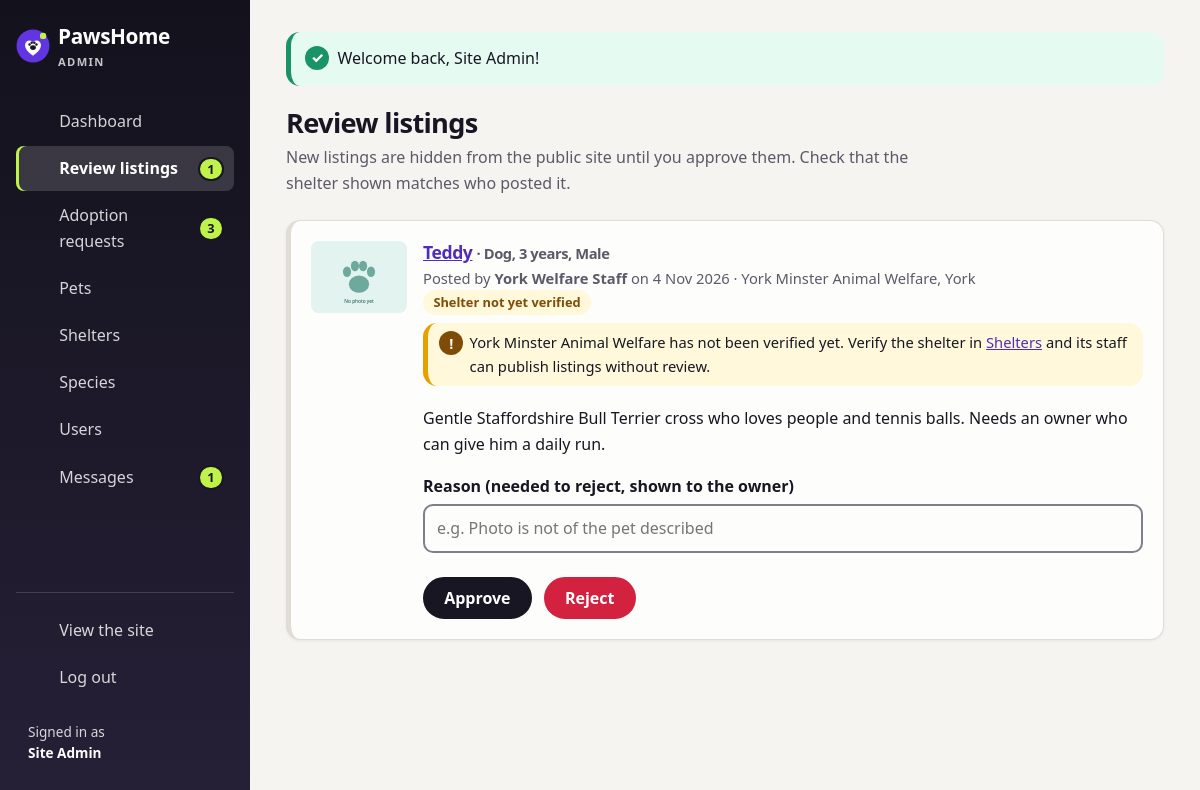
The page /admin/approvals.php (signed in) on the database its author committed.
### tables this page shows
CREATE TABLE user (
    id INT NOT NULL AUTO_INCREMENT,
    name VARCHAR(100) NOT NULL,
    email VARCHAR(255) NOT NULL,
    password VARCHAR(255) NOT NULL,
    role ENUM('member', 'admin') NOT NULL DEFAULT 'member',
    shelterid INT NULL,               
    datejoined DATE NOT NULL,
    PRIMARY KEY (id),
    UNIQUE KEY (email)
);

CREATE TABLE pet (
    id INT NOT NULL AUTO_INCREMENT,
    name VARCHAR(50) NOT NULL,
    age INT NOT NULL,
    gender ENUM('Male', 'Female') NOT NULL,
    description TEXT NOT NULL,
    image VARCHAR(255) NULL,
    imagecredit VARCHAR(255) NULL,    
    imagesource VARCHAR(500) NULL,    
    breed VARCHAR(80) NULL,
    size ENUM('Small', 'Medium', 'Large') NOT NULL DEFAULT 'Medium',
    energy ENUM('Low', 'Medium', 'High') NOT NULL DEFAULT 'Medium',
    vaccinated TINYINT(1) NOT NULL DEFAULT 0,        
    neutered TINYINT(1) NOT NULL DEFAULT 0,
    healthnotes VARCHAR(500) NULL,                   
    goodwithkids TINYINT(1) NOT NULL DEFAULT 0,
    goodwithdogs TINYINT(1) NOT NULL DEFAULT 0,
    goodwithcats TINYINT(1) NOT NULL DEFAULT 0,
    apartmentok TINYINT(1) NOT NULL DEFAULT 0,       
    status ENUM('Available', 'Reserved', 'Adopted') NOT NULL DEFAULT 'Available',
     
    approval ENUM('Pending', 'Approved', 'Rejected') NOT NULL DEFAULT 'Pending',
    reviewnote VARCHAR(255) NULL,     
    dateadded DATE NOT NULL,
    speciesid INT NOT NULL,
    shelterid INT NULL,               
    city VARCHAR(100) NULL,           
    userid INT NULL,
    PRIMARY KEY (id),
    FOREIGN KEY (speciesid) REFERENCES species (id) ON DELETE RESTRICT,
    FOREIGN KEY (shelterid) REFERENCES shelter (id) ON DELETE RESTRICT,
    FOREIGN KEY (userid) REFERENCES user (id) ON DELETE SET NULL
);

CREATE TABLE species (
    id INT NOT NULL AUTO_INCREMENT,
    name VARCHAR(50) NOT NULL,
    PRIMARY KEY (id),
    UNIQUE KEY (name)
);

CREATE TABLE shelter (
    id INT NOT NULL AUTO_INCREMENT,
    name VARCHAR(100) NOT NULL,
    city VARCHAR(100) NOT NULL,
    email VARCHAR(255) NOT NULL,
    phone VARCHAR(30) NOT NULL,
    verified TINYINT(1) NOT NULL DEFAULT 0,    
    PRIMARY KEY (id)
);

### admin/approvals.php (called while the page is built, shortened)
<?php
include '../includes/Functions.php';
requireAdmin();
try {
	include '../includes/DatabaseConnection.php';
	include '../includes/DatabaseFunctions.php';
	$output = loadTemplate('admin/approvals.html.php', ['pets' => pendingPets($pdo)]);
} catch (PDOException $e) {
	$title = 'An error has occurred';
	$output = loadTemplate('error.html.php', ['message' => 'Database error: ' . $e->getMessage()]);
}
include '../templates/admin_layout.html.php';

### includes/DatabaseFunctions.php (called while the page is built, shortened)
<?php
function query($pdo, $sql, $parameters = []) {
	$query = $pdo->prepare($sql);
	$query->execute($parameters);
	return $query;
}
function petSelect() {
	return 'SELECT pet.id, pet.name, pet.age, pet.gender, pet.description, pet.image,
			pet.imagecredit, pet.imagesource,
			pet.breed, pet.size, pet.energy, pet.vaccinated, pet.neutered, pet.healthnotes,
			pet.goodwithkids, pet.goodwithdogs, pet.goodwithcats, pet.apartmentok,
			pet.status, pet.approval, pet.reviewnote, pet.dateadded, pet.speciesid, pet.shelterid, pet.userid,
			species.name AS speciesname,
			shelter.name AS sheltername,
			COALESCE(shelter.city, pet.city) AS sheltercity,   -- a private rehoming has no shelter, so use its own city
			shelter.email AS shelteremail, shelter.phone AS shelterphone,
			shelter.verified AS shelterverified,
			user.name AS postedby, user.role AS postedbyrole,
			(SELECT COUNT(*) FROM favourite WHERE favourite.petid = pet.id) AS favouritecount
		FROM pet
		INNER JOIN species ON pet.speciesid = species.id
		LEFT JOIN shelter ON pet.shelterid = shelter.id
		LEFT JOIN user ON pet.userid = user.id';
}
function pendingPets($pdo) {
	return query($pdo, petSelect() . " WHERE pet.approval = 'Pending' ORDER BY pet.dateadded ASC, pet.id ASC")->fetchAll();
}
function adminBadgeCounts($pdo) {
	$row = query($pdo, "SELECT
			(SELECT COUNT(*) FROM pet WHERE approval = 'Pending') AS review,
			(SELECT COUNT(*) FROM adoptionrequest WHERE status = 'New') AS newrequests,
			(SELECT COUNT(*) FROM message) AS messages")->fetch();
	return array_map('intval', $row);
}

### templates/admin/approvals.html.php (the view, shortened to what this page needs)
<header class="admin-head">
	<div>
		<h1>Review listings</h1>
		<p class="admin-sub">New listings are hidden from the public site until you approve them. Check that the shelter shown matches who posted it.</p>
	</div>
</header>
<?php if (empty($pets)): ?>
	<p class="all-clear admin-card"><?=icon('check')?> Nothing is waiting for review.</p>
<?php else: ?>
	<div class="review-list">
		<?php foreach ($pets as $pet): ?>
			<article class="request-card review-card admin-card">
				<img class="thumb" src="<?=html(imagePath($pet['image'], '../'))?>" alt="" width="96" height="72">
				<div class="request-body">
					<h2><a href="../pet.php?id=<?=html($pet['id'])?>"><?=html($pet['name'])?></a>
						<span class="meta">&middot; <?=html($pet['speciesname'])?>, <?=html($pet['age'])?> <?=$pet['age'] == 1 ? 'year' : 'years'?>, <?=html($pet['gender'])?></span></h2>
					<p class="meta">
						Posted by <strong><?=html($pet['postedby'] ?? 'a deleted user')?></strong> on <?=formatDate($pet['dateadded'])?>
						&middot; <?=html(placeLabel($pet))?>
						<?php include __DIR__ . '/../trustbadge.html.php'; ?>
					</p>
					<?php if (isPrivateRehoming($pet)): ?>
						<p class="alert alert-warning review-warning">Private rehoming by a member. There is no shelter to vouch for it, so check the photo and description carefully.</p>
					<?php elseif (!$pet['shelterverified']): ?>
						<p class="alert alert-warning review-warning"><?=html($pet['sheltername'])?> has not been verified yet. Verify the shelter in <a href="shelters.php">Shelters</a> and its staff can publish listings without review.</p>
					<?php endif; ?>
					<p><?=nl2br(html($pet['description']))?></p>
					<form action="approvals.php" method="post" class="form review-form">
						<div class="field">
							<label for="note-<?=html($pet['id'])?>">Reason (needed to reject, shown to the owner)</label>
							<input type="text" id="note-<?=html($pet['id'])?>" name="reviewnote" maxlength="255" class="review-note" placeholder="e.g. Photo is not of the pet described">
						</div>
						<div class="form-actions">
							<button class="btn" type="submit" name="decision" value="Approved">Approve<span class="visually-hidden"> <?=html($pet['name'])?></span></button>
							<button class="btn btn-danger" type="submit" name="decision" value="Rejected">Reject<span class="visually-hidden"> <?=html($pet['name'])?></span></button>
						</div>
					</form>
				</div>
			</article>
		<?php endforeach; ?>
	</div>
<?php endif; ?>

### templates/trustbadge.html.php (shortened to what this page needs)
<?php if (isPrivateRehoming($pet)): ?>
	<span class="badge badge-private" title="Listed by a private owner, not a shelter">Private rehoming</span>
<?php elseif ($pet['shelterverified']): ?>
	<span class="badge badge-verified" title="This shelter has been checked by the PawsHome team"><span aria-hidden="true">&#10003;</span> Verified shelter</span>
<?php else: ?>
	<span class="badge badge-unverified" title="The PawsHome team has not checked this shelter yet">Shelter not yet verified</span>
<?php endif; ?>

### templates/admin_layout.html.php (shortened to what this page needs)
<?php
$flash = getFlash();
$page = basename($_SERVER['SCRIPT_NAME']);
$badges = (isset($pdo) && function_exists('adminBadgeCounts')) ? adminBadgeCounts($pdo) : ['review' => 0, 'newrequests' => 0, 'messages' => 0];
$menu = [
	'index.php' => ['Dashboard', 'dashboard', 0, ''],
	'approvals.php' => ['Review listings', 'review', $badges['review'], 'waiting for review'],
	'requests.php' => ['Adoption requests', 'requests', $badges['newrequests'], 'new'],
	'pets.php' => ['Pets', 'pets', 0, ''],
	'shelters.php' => ['Shelters', 'shelters', 0, ''],
	'species.php' => ['Species', 'species', 0, ''],
	'users.php' => ['Users', 'users', 0, ''],
	'messages.php' => ['Messages', 'messages', $badges['messages'], 'messages']
];
?>
<!DOCTYPE html>
<html lang="en">
<head>
	<link rel="stylesheet" href="<?=asset('css/style.css', '../')?>">
</head>
<body id="admin" class="admin">
	<div class="admin-shell">
		<aside class="admin-sidebar">
			<div class="admin-brand-row">
				<a class="brand" href="index.php">
					<img src="<?=asset('images/logo.svg', '../')?>" alt="" width="34" height="34">
					<span>PawsHome <small>Admin</small></span>
				</a>
			</div>
			<nav id="main-nav" class="admin-nav" aria-label="Admin">
				<ul>
					<?php foreach ($menu as $file => $item): ?>
						<li>
							<a href="<?=$file?>" <?=$page == $file ? 'aria-current="page"' : ''?>>
								<?=icon($item[1])?>
								<span class="admin-nav-label"><?=html($item[0])?></span>
								<?php if ($item[2]): ?>
									<span class="count-badge"><?=html($item[2])?><span class="visually-hidden"> <?=html($item[3])?></span></span>
								<?php endif; ?>
							</a>
						</li>
					<?php endforeach; ?>
				</ul>
				<ul class="admin-nav-bottom">
					<li><a href="../index.php"><?=icon('site')?><span class="admin-nav-label">View the site</span></a></li>
					<li><form action="../logout.php" method="post" class="logout-form"><?=csrfField()?><button class="link-button" type="submit"><?=icon('logout')?><span class="admin-nav-label">Log out</span></button></form></li>
				</ul>
				<p class="admin-user">Signed in as<br><strong><?=html(currentUser()['name'] ?? '')?></strong></p>
			</nav>
		</aside>
		<main id="main" class="admin-main" tabindex="-1">
			<?php if ($flash): ?>
				<div class="alert alert-<?=html($flash['type'])?>" role="<?=$flash['type'] == 'error' ? 'alert' : 'status'?>" aria-live="polite"><?=html($flash['message'])?></div>
			<?php endif; ?>
			<?=$output?>
		</main>
	</div>
</body>
</html>

### rows shown on the page
user: name "Site Admin"
pet: name "Teddy", speciesid.name "Dog", age "3", shows "years", gender "Male", userid.name "York Welfare Staff", dateadded "4 Nov 2026", pet "York Minster Animal Welfare, York", shows "Shelter not yet verified", shelterid.name "York Minster Animal Welfare", description "Gentle Staffordshire Bull Terrier cross who loves people and tennis balls. Needs an owner who can give him a daily run."

### other values the page prints
html($item[0]) "Dashboard"
html($item[0]) "Review listings"
html($item[2]) "1"
html($item[0]) "Adoption requests"
html($item[2]) "3"
html($item[0]) "Pets"
html($item[0]) "Shelters"
html($item[0]) "Species"
html($item[0]) "Users"
html($item[0]) "Messages"
html($flash['message']) "Welcome back, Site Admin!"
